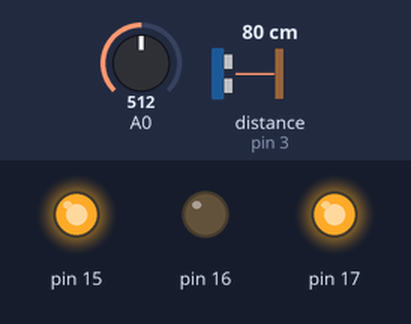
Simulated run of this sketch. Board: Arduino Uno, built with avr-gcc and run on an emulated ATmega328P. Parts: output pins drawn as LEDs (lit = HIGH). The inputs (shaded band) are chosen by the test bench; at power-on: distance to the obstacle (sensor on pin 3) 80 cm, A0 = 512.

Above: at 1.3 s.
1.4 s: distance to the obstacle (sensor on pin 3) set to 5 cm
2.9 s: distance to the obstacle (sensor on pin 3) set to 2 cm
At 4.2 s:
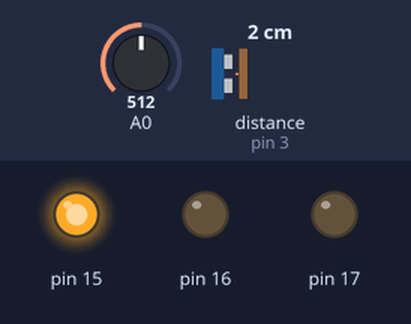
4.5 s: distance to the obstacle (sensor on pin 3) set to 4 cm
At 5.5 s:
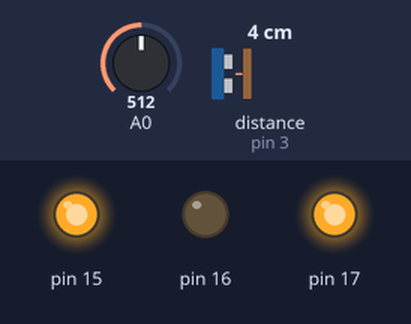
Timing chart, 0 to 7.5 s (numbered marks = the images above; inputs shaded):
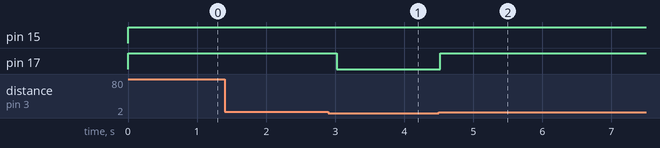

Measured:
- the behaviour switches between 4 and 3 cm on distance to the obstacle (sensor on pin 3) (found by bisection; images 0 and 1)
- after the input at 1.4 s, every drawn part: stays the same
- after the input at 2.9 s, pin 17: HIGH → LOW after 0.12 s
- after the input at 4.5 s, pin 17: LOW → HIGH at once

The sketch:

project1.ino
```cpp
/*
 * Generated using BlocklyDuino:
 *
 * https://github.com/MediaTek-Labs/BlocklyDuino-for-LinkIt
 *
 * Date: Wed, 13 Oct 2021 12:45:50 GMT
 */

#include "Ultrasonic.h"

int dist;

float yelDist;

Ultrasonic __ultrasonic3(3);

void setup()
{
    Serial.begin(9600);

    pinMode(15, OUTPUT);
    pinMode(16, OUTPUT);
    pinMode(17, OUTPUT);
}

void loop()
{
    dist = __ultrasonic3.MeasureInCentimeters();
    yelDist = (analogRead(14) / 4095) * 5 + 1;
    if ((float)dist < yelDist) { // red
        digitalWrite(15, HIGH);
        digitalWrite(16, HIGH);
        digitalWrite(17, LOW);
    }
    else if ((float)dist <= (yelDist + 2)) { // yellow
        digitalWrite(15, HIGH);
        digitalWrite(16, LOW);
        digitalWrite(17, LOW);
    }
    else { // green
        digitalWrite(15, HIGH);
        digitalWrite(16, LOW);
        digitalWrite(17, HIGH);
    }
    delay(500);
}
```
